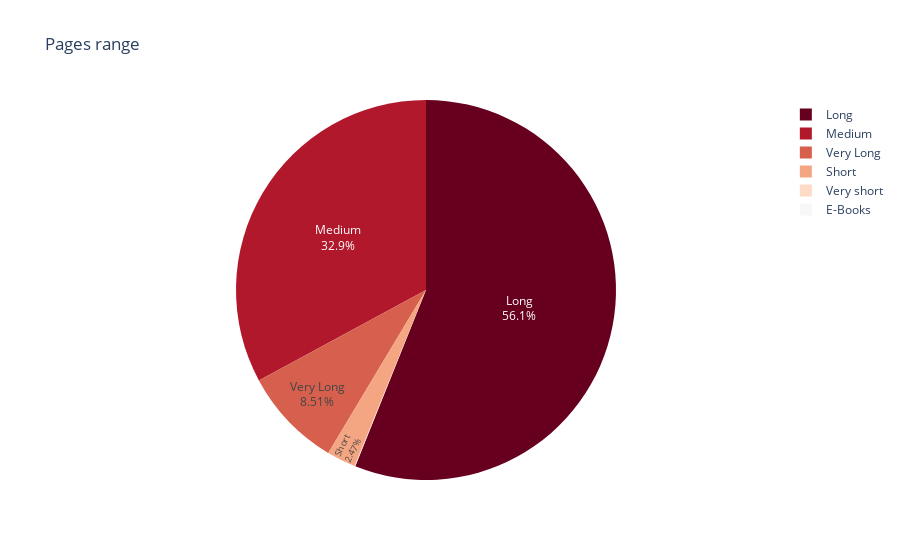

Here is the notebook cell this chart was saved with:
### Code cell
fig = px.pie(df, values='num_pages', names='Pages_class', title='Pages range',color_discrete_sequence=px.colors.sequential.RdBu)
fig.update_traces(textposition='inside', textinfo='percent+label')
fig.show()

### Figure 1 — Plotly figure (JSON) as saved in the notebook; plotly's stock layout.template omitted (floating-point values rounded to 4 significant figures; data arrays with more than 128 entries replaced by an {"elided": "..."} marker saying what was removed)
{"data": [{"domain": {"x": [0, 1], "y": [0, 1]}, "hovertemplate": "Pages_class=%{label}<br>num_pages=%{value}<extra></extra>", "labels": {"elided": "3586 str values"}, "legendgroup": "", "name": "", "showlegend": true, "textinfo": "percent+label", "textposition": "inside", "type": "pie", "values": {"elided": "3586 int values"}}], "layout": {"legend": {"tracegroupgap": 0}, "piecolorway": ["rgb(103,0,31)", "rgb(178,24,43)", "rgb(214,96,77)", "rgb(244,165,130)", "rgb(253,219,199)", "rgb(247,247,247)", "rgb(209,229,240)", "rgb(146,197,222)", "rgb(67,147,195)", "rgb(33,102,172)", "rgb(5,48,97)"], "title": {"text": "Pages range"}}}
